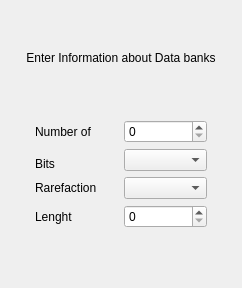
      <widget class="QWidget" name="ecc_off">
       <layout class="QGridLayout" name="gridLayout" rowstretch="0,0,0,0,0">
        <item row="1" column="1">
         <widget class="QLabel" name="label_21">
          <property name="text">
           <string>Enter Information about Data banks</string>
          </property>
          <property name="alignment">
           <set>Qt::AlignCenter</set>
          </property>
         </widget>
        </item>
        <item row="0" column="1">
         <spacer name="verticalSpacer_5">
          <property name="orientation">
           <enum>Qt::Vertical</enum>
          </property>
          <property name="sizeHint" stdset="0">
           <size>
            <width>20</width>
            <height>40</height>
           </size>
          </property>
         </spacer>
        </item>
        <item row="4" column="1">
         <spacer name="verticalSpacer_25">
          <property name="orientation">
           <enum>Qt::Vertical</enum>
          </property>
          <property name="sizeHint" stdset="0">
           <size>
            <width>20</width>
            <height>40</height>
           </size>
          </property>
         </spacer>
        </item>
        <item row="2" column="1">
         <spacer name="verticalSpacer_26">
          <property name="orientation">
           <enum>Qt::Vertical</enum>
          </property>
          <property name="sizeType">
           <enum>QSizePolicy::Minimum</enum>
          </property>
          <property name="sizeHint" stdset="0">
           <size>
            <width>20</width>
            <height>40</height>
           </size>
          </property>
         </spacer>
        </item>
        <item row="3" column="1">
         <widget class="QWidget" name="data_5" native="true">
          <property name="autoFillBackground">
           <bool>false</bool>
          </property>
          <property name="styleSheet">
           <string notr="true"/>
          </property>
          <layout class="QGridLayout" name="gridLayout_43">
           <item row="0" column="0">
            <widget class="QLabel" name="label_num">
             <property name="text">
              <string>Number of </string>
             </property>
            </widget>
           </item>
           <item row="0" column="1">
            <widget class="QSpinBox" name="spinBox_num"/>
           </item>
           <item row="2" column="0">
            <widget class="QLabel" name="label_bits">
             <property name="text">
              <string>Bits</string>
             </property>
            </widget>
           </item>
           <item row="3" column="1">
            <widget class="QComboBox" name="comboBox_rar"/>
           </item>
           <item row="3" column="0">
            <widget class="QLabel" name="label_rar_5">
             <property name="text">
              <string>Rarefaction</string>
             </property>
            </widget>
           </item>
           <item row="1" column="1" rowspan="2">
            <widget class="QComboBox" name="comboBox_bits"/>
           </item>
           <item row="4" column="1">
            <widget class="QSpinBox" name="spinBox_lenght"/>
           </item>
           <item row="4" column="0">
            <widget class="QLabel" name="label_lenght">
             <property name="text">
              <string>Lenght</string>
             </property>
            </widget>
           </item>
          </layout>
         </widget>
        </item>
        <item row="3" column="0">
         <spacer name="horizontalSpacer_15">
          <property name="orientation">
           <enum>Qt::Horizontal</enum>
          </property>
          <property name="sizeType">
           <enum>QSizePolicy::Fixed</enum>
          </property>
          <property name="sizeHint" stdset="0">
           <size>
            <width>15</width>
            <height>20</height>
           </size>
          </property>
         </spacer>
        </item>
        <item row="3" column="2">
         <spacer name="horizontalSpacer_16">
          <property name="orientation">
           <enum>Qt::Horizontal</enum>
          </property>
          <property name="sizeType">
           <enum>QSizePolicy::Fixed</enum>
          </property>
          <property name="sizeHint" stdset="0">
           <size>
            <width>15</width>
            <height>20</height>
           </size>
          </property>
         </spacer>
        </item>
       </layout>
      </widget>
